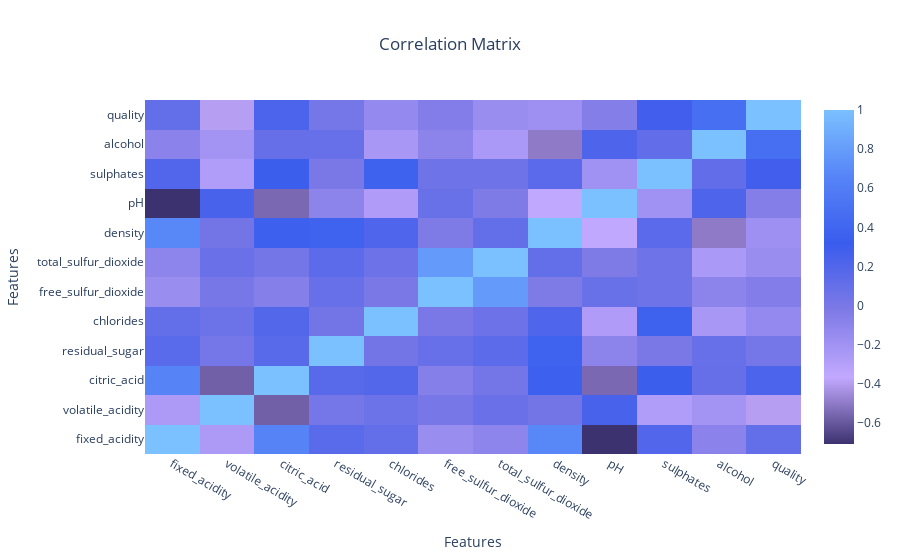

Here is the notebook cell this chart was saved with:
### Code cell
plot_heatmap(corr_matrix, save_path="correlation_heatmap.png")

### Figure 1 — Plotly figure (JSON) as saved in the notebook; plotly's stock layout.template omitted (floating-point values rounded to 4 significant figures; data arrays with more than 128 entries replaced by an {"elided": "..."} marker saying what was removed)
{"data": [{"colorscale": [[0, "#3D3270"], [0.2, "#C2A9FF"], [0.4, "#7E7AE6"], [0.6, "#3A5CED"], [0.8, "#5684F7"], [1, "#7BC0FF"]], "type": "heatmap", "x": ["fixed_acidity", "volatile_acidity", "citric_acid", "residual_sugar", "chlorides", "free_sulfur_dioxide", "total_sulfur_dioxide", "density", "pH", "sulphates", "alcohol", "quality"], "y": ["fixed_acidity", "volatile_acidity", "citric_acid", "residual_sugar", "chlorides", "free_sulfur_dioxide", "total_sulfur_dioxide", "density", "pH", "sulphates", "alcohol", "quality"], "z": {"elided": "12x12 float values"}}], "layout": {"title": {"text": "Correlation Matrix", "x": 0.5}, "xaxis": {"title": {"text": "Features"}}, "yaxis": {"title": {"text": "Features"}}}}
